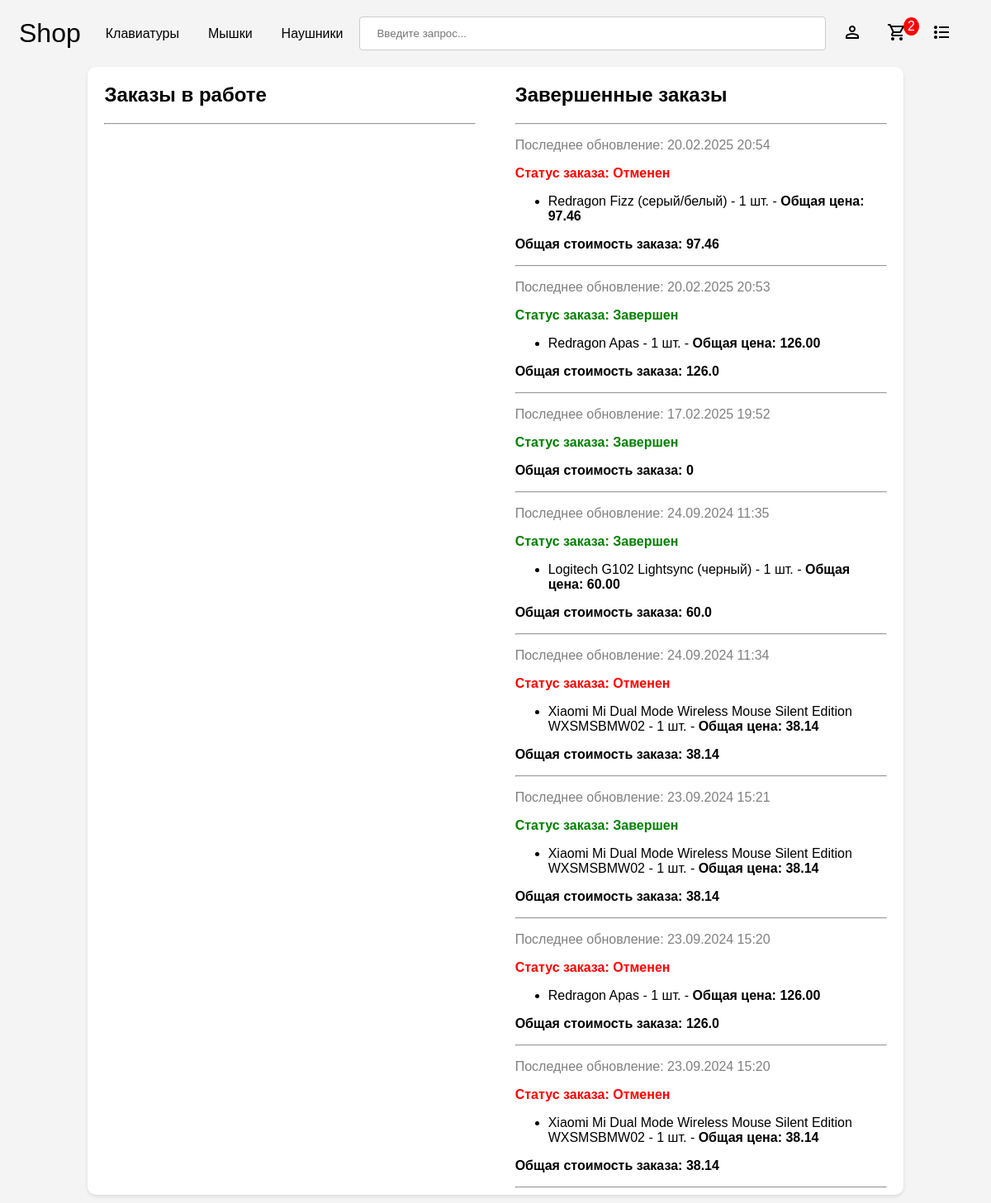
Page /user-orders/ (signed in) on the earlier database version.
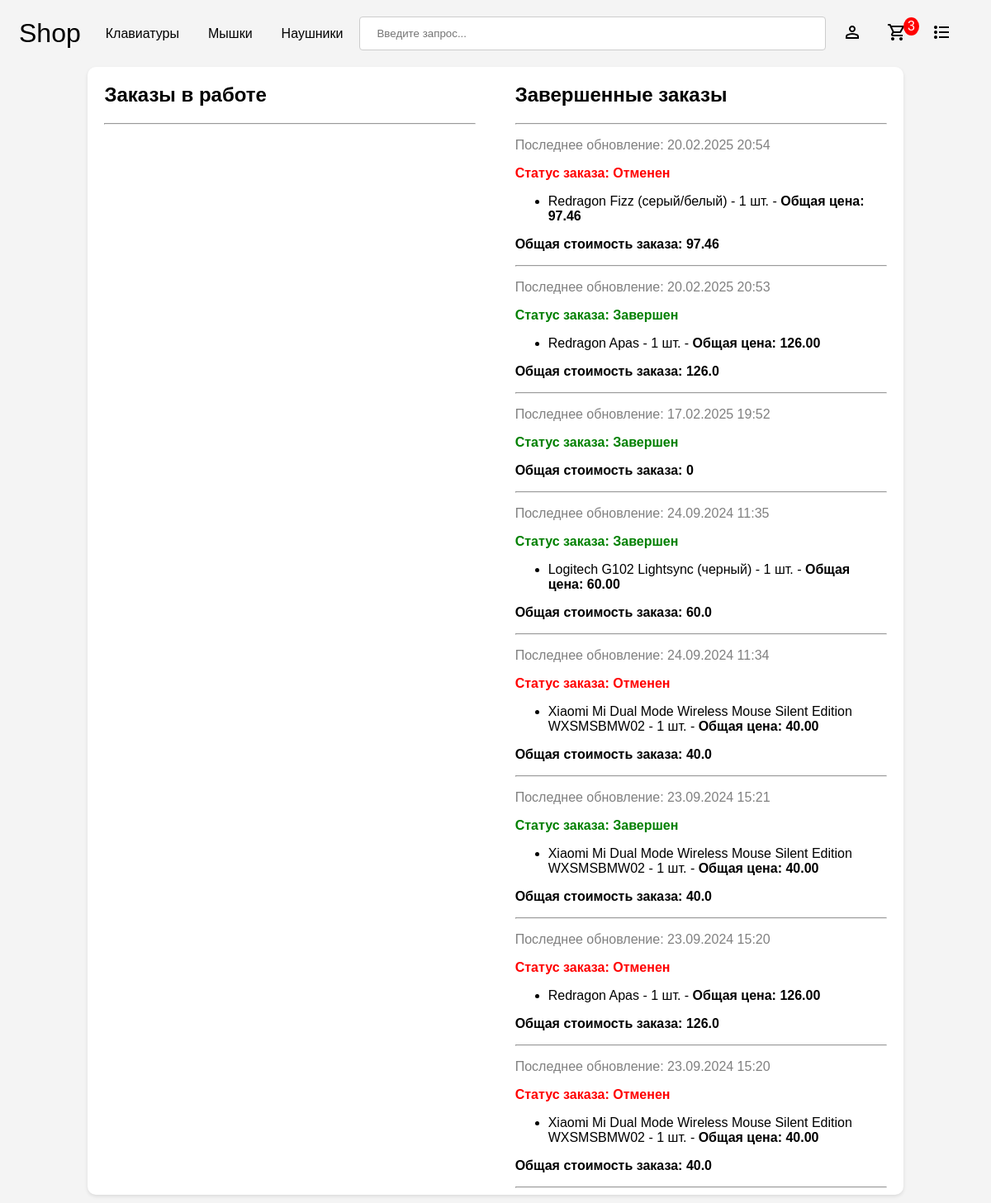
Same page on the later database version.
### base/models.py (models this page shows, shortened)
class CartItem(models.Model):
    cart = models.ForeignKey(Cart, on_delete=models.CASCADE)
    product = models.ForeignKey(SharedID, on_delete=models.CASCADE)
    quantity = models.PositiveIntegerField(default=1)

class Mouse(models.Model):
    mouse_choices = [
        ('-', '-'),
        ('Мышь', 'Мышь'),
        ('Игровая мышь', 'Игровая мышь'),
        ('Трекбол', 'Трекбол'),
    ]
    sensor_choices = [
        ('-', '-'),
        ('Лазерный', 'Лазерный'),
        ('Оптический', 'Оптический'),
        ('BlueTrack', 'BlueTrack'),
    ]
    boolean_choices = [
        ('Yes','Да'),
        ('No','Нет'),
    ]
    shared_id = models.OneToOneField(SharedID, on_delete=models.CASCADE, null=True)
    name = models.CharField(max_length=200)
    price = models.FloatField(validators=[MinValueValidator(0)])
    amount = models.IntegerField(validators=[MinValueValidator(0)])
    date = models.IntegerField(validators=[MinValueValidator(1970), MaxValueValidator(2030)])
    type = models.CharField(max_length=20,choices=mouse_choices,default='')
    wireless = models.BooleanField(null = True, blank = True, choices=boolean_choices)
    sensor_type = models.CharField(max_length=20,choices=sensor_choices,default='')
    sensor_model = models.CharField(max_length=50, null = True, blank = True)
    max_sens_res = models.IntegerField(validators=[MinValueValidator(1)],null = True, blank = True)
    max_pooling_rate = models.IntegerField(validators=[MinValueValidator(1)],null = True, blank = True)
    body_material = models.CharField(max_length=200, null = True, blank = True)
    backlight = models.BooleanField(null = True, blank = True, choices=boolean_choices)
    updated = models.DateTimeField(auto_now = True)
    created = models.DateTimeField(auto_now_add = True)

class Cart(models.Model):
    statuses = [
        ('-', '-'),
        ('В обработке', 'В обработке'),
        ('Принят', 'Принят'),
        ('Отменен', 'Отменен'),
        ('Отменен системой (на складе недостаточно товара)', 'Отменен системой (на складе недостаточно товара)'),
        ('Завершен','Завершен')
    ]
    user = models.ForeignKey(User, on_delete=models.CASCADE, null=True, blank=True)
    session_key = models.CharField(max_length=100, null=True, blank=True)
    created_at = models.DateTimeField(auto_now_add=True)
    status = models.CharField(max_length=50, choices=statuses, default='-')
    first_name = models.CharField(max_length=100, null=True, blank=True)
    last_name = models.CharField(max_length=100, null=True, blank=True)
    phone_number = models.CharField(max_length=20, null=True, blank=True)
    email = models.EmailField(null=True, blank=True)
    updated = models.DateTimeField(auto_now = True)

class SharedID(models.Model):
    type_choice = [
        ('Keyboard', 'Keyboard'),
        ('Mouse', 'Mouse'),
        ('Headphones', 'Headphones'),
    ]
    id = models.AutoField(primary_key=True)
    type = models.CharField(max_length=20,choices=type_choice,default='')

### base/views.py (the view)
# urls.py: path('user-orders/',views.userOrders, name = 'user-orders'),
@login_required(login_url='/login')
@user_passes_test(staff_not_allowed, login_url='/login')
def userOrders(request):
    carts = Cart.objects.exclude(status='-').filter(user=request.user).order_by('-updated')
    cart_items = {}
    for cart in carts:
        items = CartItem.objects.filter(cart=cart)
        cart_items[cart] = items
    context = {
        'carts': carts,
        'cart_items': cart_items,
        }
    if request.headers.get('X-Requested-With') == 'XMLHttpRequest':
        html = render(request,'user-orders-innerHTML.html',context)
        return JsonResponse({'html':html.content.decode('utf-8')})
    return render(request, 'user-orders.html', context)

### base/context_processors.py (called while the page is built)
def cart_item_count(request):
    cart_count = 0
    cart = None
    if request.user.is_authenticated:
        cart,_ = Cart.objects.get_or_create(user=request.user, status = '-')
    elif request.session.session_key != None:
        cart,_ = Cart.objects.get_or_create(session_key=request.session.session_key,status = '-')
    if cart:
        cart_products = CartItem.objects.filter(cart=cart)
        if cart_products.exists():
            cart_count = cart_products.aggregate(Sum('quantity'))['quantity__sum']
        else:
            cart_count = 0
    return {'cart_item_count': cart_count}

### base/templatetags/custom_filters.py (called while the page is built)
@register.filter
def sum_prices(items):
    total_price = 0
    for item in items:
        if item.product.type == 'Headphones':
            total_price += item.product.headphones.price * item.quantity
        elif item.product.type == 'Mouse':
            total_price += item.product.mouse.price * item.quantity
        elif item.product.type == 'Keyboard':
            total_price += item.product.keyboard.price * item.quantity
    return round(total_price,2)

@register.filter
def get_item(dictionary, key):
    return dictionary.get(key)

### base/views.py (called while the page is built)
def staff_not_allowed(user):
  return not user.is_staff

### templates/user-orders.html (shortened to what this page needs)
<!DOCTYPE html>
<html lang="en">
<head>
</head>
<body>
    {% include 'navbar.html' %}
    <div class="user-orders-wrapper">
        {% include 'user-orders-innerHTML.html' %}
    </div>
</body>
</html>

### templates/user-orders-innerHTML.html (shortened to what this page needs)
{% load static %}
{% load custom_filters %}
<div class="order-list in-progress">
    <h2>Заказы в работе</h2>
    <hr>
</div>
<div class="order-list finished">
    <h2>Завершенные заказы</h2>
    <hr>
    {% for cart in carts %}
        {% if cart.status == 'Отменен' or cart.status == 'Завершен' or cart.status == 'Отменен системой (на складе недостаточно товара)' %}
            <div class="order-item">
                <p class="order-date">Последнее обновление: {{ cart.updated|date:"d.m.Y H:i" }}</p>
                <p class="order-status" data-status="{{ cart.status }}"><b>Статус заказа: {{ cart.status }}</b></p>
                <ul>
                    {% for item in cart_items|get_item:cart %}
                        <li>
                            {% if item.product.type == 'Headphones' %}
                                {{ item.product.headphones.name }} - {{ item.quantity }} шт. -
                                <b>Общая цена: {{ item.product.headphones.price|multiply:item.quantity|floatformat:2 }}</b>
                            {% elif item.product.type == 'Mouse' %}
                                {{ item.product.mouse.name }} - {{ item.quantity }} шт. -
                                <b>Общая цена: {{ item.product.mouse.price|multiply:item.quantity|floatformat:2 }}</b>
                            {% elif item.product.type == 'Keyboard' %}
                                {{ item.product.keyboard.name }} - {{ item.quantity }} шт. -
                                <b>Общая цена: {{ item.product.keyboard.price|multiply:item.quantity|floatformat:2 }}</b>
                            {% endif %}
                        </li>
                    {% endfor %}
                </ul>
                <b><p class="order-total">Общая стоимость заказа: {{ cart_items|get_item:cart|sum_prices }}</p></b>
            </div>
            <hr>
        {% endif %}
    {% endfor %}
</div>

Differences in the rows shown:
changed through a linked row, Cart (number 5 of 8 on the later page): id.quantity "38.14" → "40.0"
changed through a linked row, CartItem (number 4 of 7 on the later page): product.mouse.price|multiply "38.14" → "40.00"
changed through a linked row, Cart (number 6 of 8 on the later page): id.quantity "38.14" → "40.0"
changed through a linked row, CartItem (number 5 of 7 on the later page): product.mouse.price|multiply "38.14" → "40.00"
changed through a linked row, Cart (number 8 of 8 on the later page): id.quantity "38.14" → "40.0"
changed through a linked row, CartItem (number 7 of 7 on the later page): product.mouse.price|multiply "38.14" → "40.00"
Other differences:
{{ cart_item_count }}: "2" → "3"
